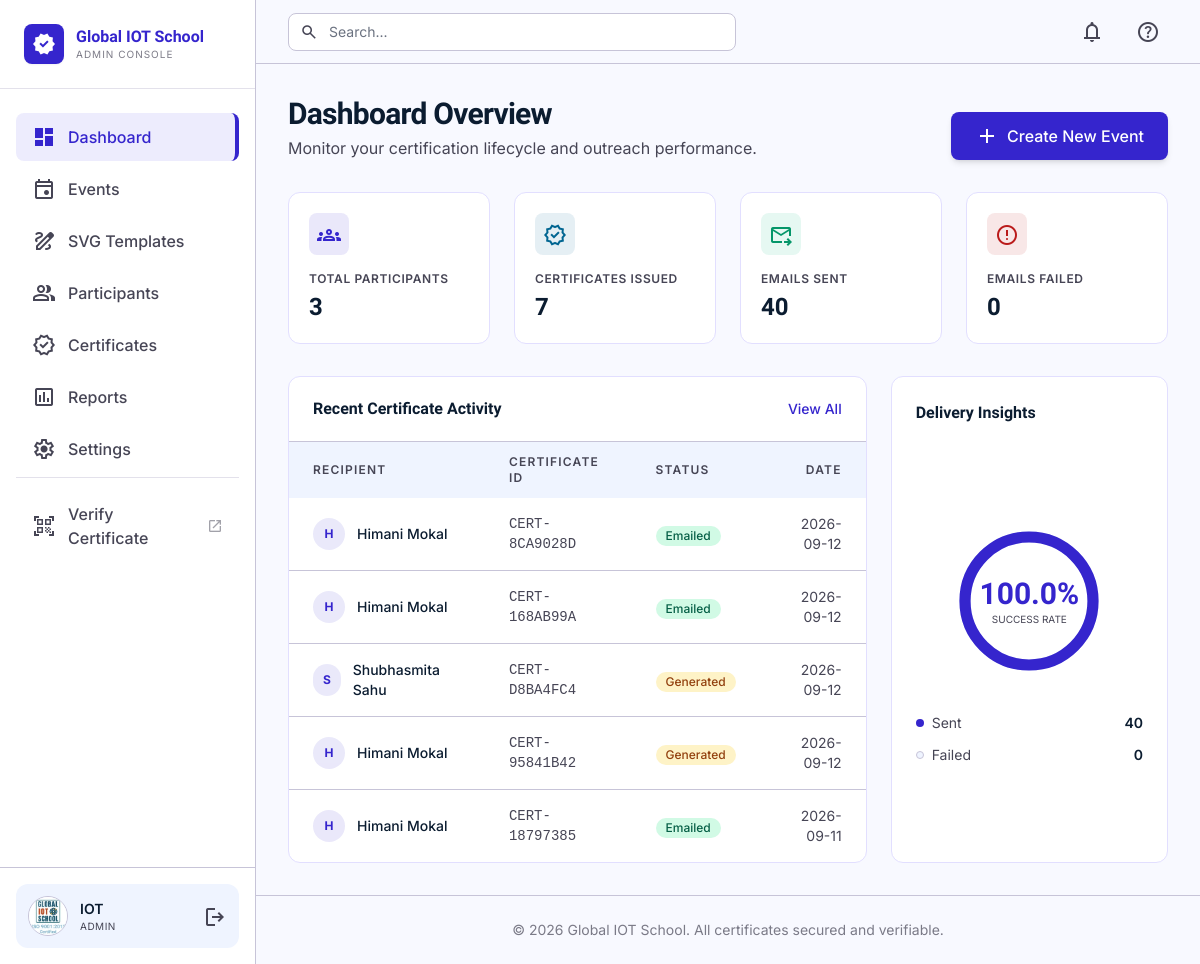
/ (signed in), run on the app's committed database.
### tables this page shows
CREATE TABLE admins(

    id INTEGER PRIMARY KEY AUTOINCREMENT,

    username TEXT NOT NULL,

    email TEXT NOT NULL,

    password TEXT NOT NULL,

    profile_pic TEXT,

    created_at TEXT

);

CREATE TABLE certificates(

    id INTEGER PRIMARY KEY AUTOINCREMENT,

    participant_id INTEGER NOT NULL,

    certificate_id TEXT UNIQUE,

    file_name TEXT,

    issue_date TEXT,

    qr_code TEXT,

    status TEXT, svg_file_name TEXT, png_file_name TEXT,

    FOREIGN KEY(participant_id) REFERENCES participants(id)

);

CREATE TABLE participants(

    id INTEGER PRIMARY KEY AUTOINCREMENT,

    event_id INTEGER NOT NULL,

    name TEXT NOT NULL,

    email TEXT NOT NULL,

    college TEXT,

    department TEXT,

    position TEXT,

    created_at TEXT,

    FOREIGN KEY(event_id) REFERENCES events(id)

);

### app.py (the view)
@app.route("/")
@login_required
def dashboard():
    stats = get_dashboard_stats()
    recent_certs = get_recent_certificates(5)
    return render_template("dashboard.html", stats=stats, recent_certs=recent_certs)

### app.py (called while the page is built)
@app.before_request
def load_logged_in_admin():
    admin_id = session.get("admin_id")
    g.admin = get_admin_by_id(admin_id) if admin_id else None

### database/db.py (called while the page is built)
def get_connection():
    conn = sqlite3.connect(DATABASE)
    conn.row_factory = sqlite3.Row
    return conn

### database/models.py (called while the page is built)
def get_dashboard_stats():
    conn = get_connection()
    cursor = conn.cursor()
    cursor.execute("SELECT COUNT(*) FROM participants")
    total_participants = cursor.fetchone()[0]
    cursor.execute("SELECT COUNT(*) FROM certificates")
    total_certificates = cursor.fetchone()[0]
    cursor.execute("SELECT COUNT(*) FROM email_logs WHERE email_status = 'Sent'")
    emails_sent = cursor.fetchone()[0]
    cursor.execute("SELECT COUNT(*) FROM email_logs WHERE email_status = 'Failed'")
    emails_failed = cursor.fetchone()[0]
    conn.close()
    return {
        "total_participants": total_participants,
        "total_certificates": total_certificates,
        "emails_sent": emails_sent,
        "emails_failed": emails_failed
    }

def get_recent_certificates(limit=5):
    conn = get_connection()
    cursor = conn.cursor()
    cursor.execute("""
        SELECT certificates.*, participants.name, participants.email
        FROM certificates
        JOIN participants ON certificates.participant_id = participants.id
        ORDER BY certificates.id DESC
        LIMIT ?
    """, (limit,))
    certs = cursor.fetchall()
    conn.close()
    return certs

def get_admin_by_id(admin_id):
    conn = get_connection()
    cursor = conn.cursor()
    cursor.execute("SELECT * FROM admins WHERE id=?", (admin_id,))
    admin = cursor.fetchone()
    conn.close()
    return admin

### templates/dashboard.html (shortened to what this page needs)
{% extends "layouts/base.html" %}
{% block content %}
<div class="flex justify-between items-end mb-8">
    <div>
        <h1 class="text-3xl font-heading font-bold text-on-surface tracking-tight">Dashboard Overview</h1>
        <p class="text-on-surface-variant mt-1">Monitor your certification lifecycle and outreach performance.</p>
    </div>
    <a href="{{ url_for('events.add_event') }}"
       class="flex items-center px-6 py-3 bg-primary text-on-primary font-medium rounded-lg shadow-md hover:bg-primary-container transition-all active:scale-95">
        <span class="material-symbols-outlined mr-2">add</span>
        Create New Event
    </a>
</div>
<div class="grid grid-cols-1 md:grid-cols-4 gap-6 mb-8">
    <div class="bento-card rounded-xl p-5 flex flex-col justify-between">
        <div class="p-2 bg-primary/10 rounded-lg w-fit text-primary">
            <span class="material-symbols-outlined">groups</span>
        </div>
        <div class="mt-4">
            <p class="text-xs font-semibold text-on-surface-variant uppercase tracking-wider">Total Participants</p>
            <h2 class="text-2xl font-heading font-bold text-on-surface mt-1">{{ stats["total_participants"] }}</h2>
        </div>
    </div>
    <div class="bento-card rounded-xl p-5 flex flex-col justify-between">
        <div class="p-2 bg-secondary/10 rounded-lg w-fit text-secondary">
            <span class="material-symbols-outlined">verified</span>
        </div>
        <div class="mt-4">
            <p class="text-xs font-semibold text-on-surface-variant uppercase tracking-wider">Certificates Issued</p>
            <h2 class="text-2xl font-heading font-bold text-on-surface mt-1">{{ stats["total_certificates"] }}</h2>
        </div>
    </div>
    <div class="bento-card rounded-xl p-5 flex flex-col justify-between">
        <div class="p-2 bg-emerald-500/10 rounded-lg w-fit text-emerald-600">
            <span class="material-symbols-outlined">forward_to_inbox</span>
        </div>
        <div class="mt-4">
            <p class="text-xs font-semibold text-on-surface-variant uppercase tracking-wider">Emails Sent</p>
            <h2 class="text-2xl font-heading font-bold text-on-surface mt-1">{{ stats["emails_sent"] }}</h2>
        </div>
    </div>
    <div class="bento-card rounded-xl p-5 flex flex-col justify-between">
        <div class="p-2 bg-error/10 rounded-lg w-fit text-error">
            <span class="material-symbols-outlined">error</span>
        </div>
        <div class="mt-4">
            <p class="text-xs font-semibold text-on-surface-variant uppercase tracking-wider">Emails Failed</p>
            <h2 class="text-2xl font-heading font-bold text-on-surface mt-1">{{ stats["emails_failed"] }}</h2>
        </div>
    </div>
</div>
<div class="grid grid-cols-1 lg:grid-cols-3 gap-6">
    <div class="lg:col-span-2 bento-card rounded-xl overflow-hidden">
        <div class="px-6 py-5 border-b border-outline-variant flex justify-between items-center">
            <h3 class="font-heading font-semibold text-on-surface">Recent Certificate Activity</h3>
            <a href="{{ url_for('certificates_gen.certificates_list') }}" class="text-primary text-sm font-medium hover:underline">View All</a>
        </div>
        <div class="overflow-x-auto">
            <table class="w-full text-left">
                <thead class="bg-surface-container-low text-xs text-on-surface-variant uppercase tracking-widest">
                    <tr>
                        <th class="px-6 py-3 font-semibold">Recipient</th>
                        <th class="px-6 py-3 font-semibold">Certificate ID</th>
                        <th class="px-6 py-3 font-semibold">Status</th>
                        <th class="px-6 py-3 font-semibold text-right">Date</th>
                    </tr>
                </thead>
                <tbody class="divide-y divide-outline-variant">
                    {% for c in recent_certs %}
                    <tr class="hover:bg-surface-container-low transition-colors">
                        <td class="px-6 py-4">
                            <div class="flex items-center gap-3">
                                <div class="h-8 w-8 rounded-full bg-primary/10 flex items-center justify-center text-primary text-xs font-bold">
                                    {{ c["name"][0] | upper }}
                                </div>
                                <span class="text-sm font-medium text-on-surface">{{ c["name"] }}</span>
                            </div>
                        </td>
                        <td class="px-6 py-4 text-sm text-on-surface-variant font-mono">{{ c["certificate_id"] }}</td>
                        <td class="px-6 py-4">
                            {% if c["status"] == "Emailed" %}
                            <span class="inline-flex items-center px-2.5 py-0.5 rounded-full text-xs font-medium bg-emerald-100 text-emerald-800">Emailed</span>
                            {% else %}
                            <span class="inline-flex items-center px-2.5 py-0.5 rounded-full text-xs font-medium bg-amber-100 text-amber-800">{{ c["status"] }}</span>
                            {% endif %}
                        </td>
                        <td class="px-6 py-4 text-right text-sm text-on-surface-variant">{{ c["issue_date"] }}</td>
                    </tr>
                    {% else %}
                    <tr>
                        <td colspan="4" class="px-6 py-8 text-center text-on-surface-variant">No certificates generated yet.</td>
                    </tr>
                    {% endfor %}
                </tbody>
            </table>
        </div>
    </div>
    <div class="bento-card rounded-xl p-6 flex flex-col">
        <h3 class="font-heading font-semibold text-on-surface mb-6">Delivery Insights</h3>
        {% set total_emails = stats["emails_sent"] + stats["emails_failed"] %}
        {% if total_emails > 0 %}
            {% set success_rate = (stats["emails_sent"] / total_emails * 100) | round(0, 'floor') %}
        {% else %}
            {% set success_rate = 0 %}
        {% endif %}
        <div class="flex-1 flex flex-col justify-center items-center">
            <div class="relative h-40 w-40 flex items-center justify-center">
                <svg class="h-full w-full transform -rotate-90" viewBox="0 0 200 200">
                    <circle cx="100" cy="100" fill="transparent" r="80" stroke="#e5eeff" stroke-width="14"></circle>
                    <circle cx="100" cy="100" fill="transparent" r="80" stroke="#3525cd" stroke-width="14"
                            stroke-dasharray="502.65"
                            stroke-dashoffset="{{ 502.65 - (502.65 * success_rate / 100) }}"
                            stroke-linecap="round"></circle>
                </svg>
                <div class="absolute inset-0 flex flex-col items-center justify-center">
                    <span class="text-3xl font-heading font-bold text-primary">{{ success_rate }}%</span>
                    <span class="text-[10px] text-on-surface-variant uppercase">Success Rate</span>
                </div>
            </div>
            <div class="w-full mt-8 space-y-3">
                <div class="flex justify-between items-center text-sm">
                    <div class="flex items-center">
                        <span class="h-2 w-2 rounded-full bg-primary mr-2"></span>
                        <span class="text-on-surface-variant">Sent</span>
                    </div>
                    <span class="font-semibold text-on-surface">{{ stats["emails_sent"] }}</span>
                </div>
                <div class="flex justify-between items-center text-sm">
                    <div class="flex items-center">
                        <span class="h-2 w-2 rounded-full bg-surface-container-low border border-outline-variant mr-2"></span>
                        <span class="text-on-surface-variant">Failed</span>
                    </div>
                    <span class="font-semibold text-on-surface">{{ stats["emails_failed"] }}</span>
                </div>
            </div>
        </div>
    </div>
</div>
{% endblock %}

### templates/layouts/base.html (shortened to what this page needs)
<!DOCTYPE html>
<html lang="en">
<head>
<script src="https://cdn.tailwindcss.com?plugins=forms,container-queries"></script>
</head>
<body class="bg-surface text-on-surface font-body">
<aside class="fixed left-0 top-0 h-full w-64 bg-surface-container-lowest border-r border-outline-variant flex flex-col z-50">
    <div class="p-6 flex items-center gap-3 border-b border-outline-variant/50">
        <div class="w-10 h-10 bg-primary flex items-center justify-center rounded-lg shadow-sm">
            <span class="material-symbols-outlined text-white" style="font-variation-settings: 'FILL' 1;">verified</span>
        </div>
        <div class="flex flex-col">
            <span class="font-heading font-bold text-primary leading-tight">Global IOT School</span>
            <span class="text-[10px] uppercase tracking-widest text-on-surface-variant/70">Admin Console</span>
        </div>
    </div>
    <nav class="flex-1 px-4 py-6 space-y-1 overflow-y-auto">
        {% set nav_items = [
            ("dashboard", "dashboard", "Dashboard"),
            ("events.events", "event", "Events"),
            ("templates.templates_list", "draw", "SVG Templates"),
            ("participants.participants_list", "group", "Participants"),
            ("certificates_gen.certificates_list", "verified", "Certificates"),
            ("reports", "assessment", "Reports"),
            ("settings", "settings", "Settings")
        ] %}
        {% for endpoint, icon, label in nav_items %}
        <a href="{{ url_for(endpoint) }}"
           class="flex items-center gap-3 px-4 py-3 rounded-lg font-medium transition-colors
                  {% if request.endpoint == endpoint %}
                      text-primary bg-primary-container/10 border-r-4 border-primary
                  {% else %}
                      text-on-surface-variant hover:text-primary hover:bg-surface-container-low
                  {% endif %}">
            <span class="material-symbols-outlined" {% if request.endpoint == endpoint %}style="font-variation-settings: 'FILL' 1;"{% endif %}>{{ icon }}</span>
            <span>{{ label }}</span>
        </a>
        {% endfor %}
        <div class="pt-3 mt-3 border-t border-outline-variant/50">
            <a href="{{ url_for('verify.verify_search') }}" target="_blank" rel="noopener"
               class="flex items-center gap-3 px-4 py-3 rounded-lg font-medium text-on-surface-variant hover:text-primary hover:bg-surface-container-low transition-colors">
                <span class="material-symbols-outlined">qr_code_scanner</span>
                <span>Verify Certificate</span>
                <span class="material-symbols-outlined text-[16px] ml-auto opacity-50">open_in_new</span>
            </a>
        </div>
    </nav>
    {% if g.admin %}
    <div class="p-4 border-t border-outline-variant">
        <div class="flex items-center gap-3 p-3 rounded-xl bg-surface-container-low">
            {% if g.admin["profile_pic"] %}
            <img src="{{ url_for('static', filename='uploads/' + g.admin['profile_pic']) }}"
                class="w-10 h-10 rounded-full object-cover border border-outline-variant">
            {% else %}
            <div class="w-10 h-10 rounded-full bg-primary/10 text-primary flex items-center justify-center font-bold">
                {{ g.admin["username"][0] | upper }}
            </div>
            {% endif %}
            <div class="flex-1 overflow-hidden">
                <p class="text-sm font-semibold truncate">{{ g.admin["username"] }}</p>
                <p class="text-[10px] text-on-surface-variant uppercase tracking-wider">Admin</p>
            </div>
            <a href="{{ url_for('auth.logout') }}" class="text-on-surface-variant hover:text-error transition-colors" title="Logout">
                <span class="material-symbols-outlined">logout</span>
            </a>
        </div>
    </div>
    {% endif %}
</aside>
<div class="ml-64 min-h-screen flex flex-col">
    <header class="sticky top-0 z-40 h-16 bg-surface-bright border-b border-outline-variant px-8 flex justify-between items-center">
        <div class="flex-1 flex items-center">
            <div class="relative w-full max-w-md">
                <span class="material-symbols-outlined absolute left-3 top-1/2 -translate-y-1/2 text-on-surface-variant text-lg">search</span>
                <input class="w-full bg-surface-container-lowest border border-outline-variant rounded-lg pl-10 pr-4 py-2 text-sm focus:outline-none focus:ring-2 focus:ring-primary/20 focus:border-primary transition-all"
                       placeholder="Search..." type="text">
            </div>
        </div>
        <div class="flex items-center gap-4">
            <button class="p-2 text-on-surface-variant hover:text-primary transition-colors">
                <span class="material-symbols-outlined">notifications</span>
            </button>
            <button class="p-2 text-on-surface-variant hover:text-primary transition-colors">
                <span class="material-symbols-outlined">help</span>
            </button>
        </div>
    </header>
    <main class="p-8 max-w-[1280px] mx-auto w-full flex-1">
        {% block content %}{% endblock %}
    </main>
    <footer class="mt-auto px-8 py-6 border-t border-outline-variant text-center">
        <p class="text-sm text-on-surface-variant opacity-70">© 2026 Global IOT School. All certificates secured and verifiable.</p>
    </footer>
</div>
</body>
</html>

### templates/layouts/base.html (style rules this page uses)
.material-symbols-outlined { font-variation-settings: 'FILL' 0, 'wght' 400, 'GRAD' 0, 'opsz' 24; vertical-align: middle; }
.bento-card { background: #ffffff; border: 1px solid #e2dfff; transition: all 0.2s ease; }

### data on the page
admins: profile_pic (picture), admin.username "IOT"
certificates: name "H", name "Himani Mokal", certificate_id "CERT-8CA9028D", status "Emailed", issue_date "2026-09-12"
certificates: name "H", name "Himani Mokal", certificate_id "CERT-168AB99A", status "Emailed", issue_date "2026-09-12"
certificates: name "S", name "Shubhasmita Sahu", certificate_id "CERT-D8BA4FC4", status "Generated", issue_date "2026-09-12"
certificates: name "H", name "Himani Mokal", certificate_id "CERT-95841B42", status "Generated", issue_date "2026-09-12"
certificates: name "H", name "Himani Mokal", certificate_id "CERT-18797385", status "Emailed", issue_date "2026-09-11"

### other printed values
{{ label }} "Dashboard" "Events" "SVG Templates" "Participants" "Certificates" "Reports" "Settings"
{{ stats["total_participants"] }} "3"
{{ stats["total_certificates"] }} "7"
{{ stats["emails_sent"] }} "40"
{{ stats["emails_failed"] }} "0"
{{ success_rate }} "100.0"
